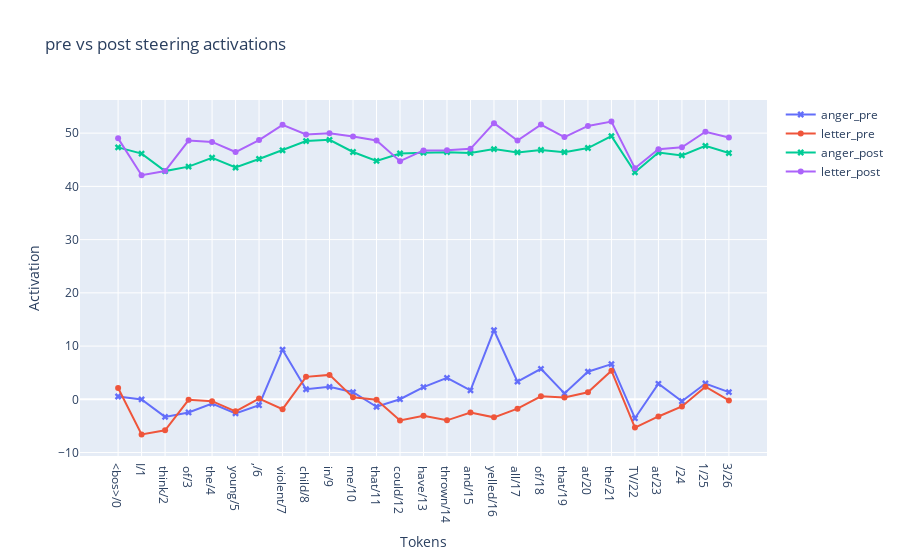

The notebook cell this image was saved under:
### Code cell
out_toks = model.to_str_tokens(gen_texts[-1])
out_toks = [s + f"/{i}" for i,  s in enumerate(out_toks)]

fig = go.Figure()
fig.add_trace(go.Scatter(x=out_toks,y=acts_pre[0, :, 0],mode='lines+markers',name='anger_pre', marker={'symbol':'x'}))
fig.add_trace(go.Scatter(x=out_toks,y=acts_pre[0, :, 1],mode='lines+markers',name='letter_pre'))
fig.add_trace(go.Scatter(x=out_toks,y=acts_post[0, :, 0],mode='lines+markers',name='anger_post', marker={'symbol':'x'}))
fig.add_trace(go.Scatter(x=out_toks,y=acts_post[0, :, 1],mode='lines+markers',name='letter_post'))
fig.update_layout(title='pre vs post steering activations', xaxis_title='Tokens', yaxis_title='Activation')

### Figure 1 — Plotly figure (JSON) as saved in the notebook; plotly's stock layout.template omitted (floating-point values rounded to 4 significant figures)
{"data": [{"marker": {"symbol": "x"}, "mode": "lines+markers", "name": "anger_pre", "type": "scatter", "x": ["<bos>/0", "I/1", " think/2", " of/3", " the/4", " young/5", ",/6", " violent/7", " child/8", " in/9", " me/10", " that/11", " could/12", " have/13", " thrown/14", " and/15", " yelled/16", " all/17", " of/18", " that/19", " at/20", " the/21", " TV/22", " at/23", " /24", "1/25", "3/26", " or/27"], "y": [0.5315, -0.01715, -3.301, -2.464, -0.8009, -2.636, -1.104, 9.321, 1.892, 2.345, 1.332, -1.393, 0.02284, 2.299, 4.03, 1.683, 12.98, 3.328, 5.721, 1.106, 5.188, 6.613, -3.544, 2.92, -0.3602, 2.969, 1.345]}, {"mode": "lines+markers", "name": "letter_pre", "type": "scatter", "x": ["<bos>/0", "I/1", " think/2", " of/3", " the/4", " young/5", ",/6", " violent/7", " child/8", " in/9", " me/10", " that/11", " could/12", " have/13", " thrown/14", " and/15", " yelled/16", " all/17", " of/18", " that/19", " at/20", " the/21", " TV/22", " at/23", " /24", "1/25", "3/26", " or/27"], "y": [2.121, -6.599, -5.829, -0.1021, -0.3456, -2.25, 0.1544, -1.858, 4.219, 4.588, 0.3692, -0.08712, -3.978, -3.109, -3.946, -2.498, -3.388, -1.761, 0.5591, 0.3265, 1.323, 5.388, -5.302, -3.219, -1.344, 2.365, -0.2084]}, {"marker": {"symbol": "x"}, "mode": "lines+markers", "name": "anger_post", "type": "scatter", "x": ["<bos>/0", "I/1", " think/2", " of/3", " the/4", " young/5", ",/6", " violent/7", " child/8", " in/9", " me/10", " that/11", " could/12", " have/13", " thrown/14", " and/15", " yelled/16", " all/17", " of/18", " that/19", " at/20", " the/21", " TV/22", " at/23", " /24", "1/25", "3/26", " or/27"], "y": [47.33, 46.16, 42.87, 43.71, 45.37, 43.54, 45.15, 46.77, 48.52, 48.74, 46.46, 44.78, 46.18, 46.32, 46.43, 46.28, 47.01, 46.39, 46.84, 46.42, 47.2, 49.44, 42.63, 46.36, 45.82, 47.61, 46.26]}, {"mode": "lines+markers", "name": "letter_post", "type": "scatter", "x": ["<bos>/0", "I/1", " think/2", " of/3", " the/4", " young/5", ",/6", " violent/7", " child/8", " in/9", " me/10", " that/11", " could/12", " have/13", " thrown/14", " and/15", " yelled/16", " all/17", " of/18", " that/19", " at/20", " the/21", " TV/22", " at/23", " /24", "1/25", "3/26", " or/27"], "y": [49.02, 42.1, 42.87, 48.6, 48.35, 46.45, 48.7, 51.56, 49.76, 50.0, 49.38, 48.61, 44.73, 46.75, 46.79, 47.05, 51.88, 48.62, 51.61, 49.27, 51.36, 52.18, 43.4, 46.96, 47.36, 50.26, 49.17]}], "layout": {"title": {"text": "pre vs post steering activations"}, "xaxis": {"title": {"text": "Tokens"}}, "yaxis": {"title": {"text": "Activation"}}}}
